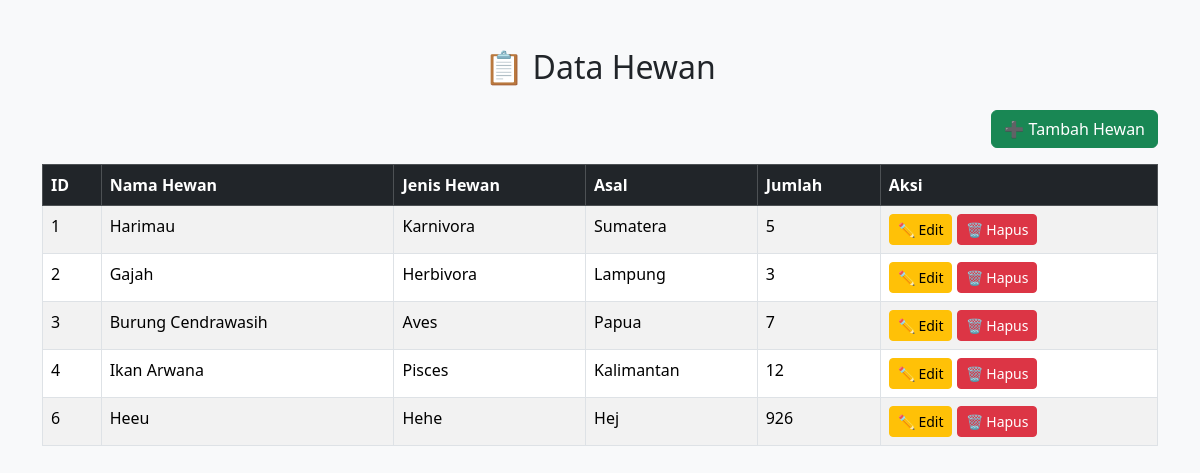
The page / on the database its author committed.
### tables this page shows
CREATE TABLE `hewan` (
  `id_hewan` int(11) NOT NULL,
  `nama_hewan` varchar(25) NOT NULL,
  `jenis_hewan` varchar(25) NOT NULL,
  `asal` text NOT NULL,
  `jumlah` int(25) NOT NULL
);

### index.php (the view, shortened to what this page needs)
<?php
include "koneksi.php";
$sql = "SELECT * FROM hewan";
$result = $conn->query($sql);
?>
<!DOCTYPE html>
<html lang="id">
<head>
    <link href="https://cdn.jsdelivr.net/npm/bootstrap@5.3.3/dist/css/bootstrap.min.css" rel="stylesheet">
</head>
<body class="bg-light">
<div class="container mt-5">
    <h2 class="mb-4 text-center">📋 Data Hewan</h2>
    <div class="mb-3 text-end">
        <a href="tambah_data.php" class="btn btn-success">➕ Tambah Hewan</a>
    </div>
    <table class="table table-bordered table-striped table-hover">
        <thead class="table-dark">
            <tr>
                <th>ID</th>
                <th>Nama Hewan</th>
                <th>Jenis Hewan</th>
                <th>Asal</th>
                <th>Jumlah</th>
                <th>Aksi</th>
            </tr>
        </thead>
        <tbody>
            <?php
            if ($result->num_rows > 0) {
                while ($row = $result->fetch_assoc()) {
                    echo "<tr>
                            <td>".$row["id_hewan"]."</td>
                            <td>".$row["nama_hewan"]."</td>
                            <td>".$row["jenis_hewan"]."</td>
                            <td>".$row["asal"]."</td>
                            <td>".$row["jumlah"]."</td>
                            <td>
                                <a href='edit_hewan.php?id=".$row["id_hewan"]."' class='btn btn-warning btn-sm'>✏ Edit</a>
                                <a href='hapus.php?id=".$row["id_hewan"]."' class='btn btn-danger btn-sm' onclick='return confirm(\"Yakin ingin menghapus?\")'>🗑 Hapus</a>
                            </td>
                          </tr>";
                }
            } else {
                echo "<tr><td colspan='6' class='text-center'>Tidak ada data</td></tr>";
            }
            ?>
        </tbody>
    </table>
</div>
</body>
</html>

### rows shown on the page
hewan: id_hewan "1", nama_hewan "Harimau", jenis_hewan "Karnivora", asal "Sumatera", jumlah "5"
hewan: id_hewan "2", nama_hewan "Gajah", jenis_hewan "Herbivora", asal "Lampung", jumlah "3"
hewan: id_hewan "3", nama_hewan "Burung Cendrawasih", jenis_hewan "Aves", asal "Papua", jumlah "7"
hewan: id_hewan "4", nama_hewan "Ikan Arwana", jenis_hewan "Pisces", asal "Kalimantan", jumlah "12"
hewan: id_hewan "6", nama_hewan "Heeu", jenis_hewan "Hehe", asal "Hej", jumlah "926"
